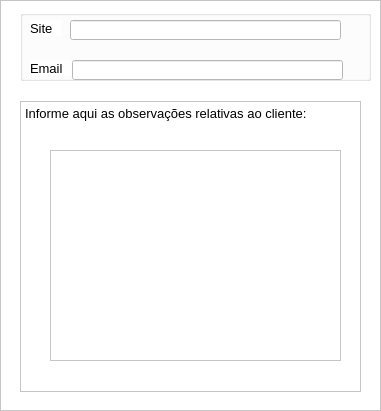
         <widget class="QFrame" name="frame_6">
          <property name="geometry">
           <rect>
            <x>929</x>
            <y>19</y>
            <width>381</width>
            <height>411</height>
           </rect>
          </property>
          <property name="styleSheet">
           <string notr="true">background-color: rgb(255, 255, 255);</string>
          </property>
          <property name="frameShape">
           <enum>QFrame::StyledPanel</enum>
          </property>
          <property name="frameShadow">
           <enum>QFrame::Raised</enum>
          </property>
          <widget class="QTextBrowser" name="textBrowser">
           <property name="geometry">
            <rect>
             <x>20</x>
             <y>101</y>
             <width>341</width>
             <height>291</height>
            </rect>
           </property>
           <property name="font">
            <font>
             <family>Arial</family>
             <pointsize>10</pointsize>
            </font>
           </property>
           <property name="html">
            <string>&lt;!DOCTYPE HTML PUBLIC &quot;-//W3C//DTD HTML 4.0//EN&quot; &quot;http://www.w3.org/TR/REC-html40/strict.dtd&quot;&gt;
&lt;html&gt;&lt;head&gt;&lt;meta name=&quot;qrichtext&quot; content=&quot;1&quot; /&gt;&lt;style type=&quot;text/css&quot;&gt;
p, li { white-space: pre-wrap; }
&lt;/style&gt;&lt;/head&gt;&lt;body style=&quot; font-family:'Arial'; font-size:10pt; font-weight:400; font-style:normal;&quot;&gt;
&lt;p style=&quot; margin-top:0px; margin-bottom:0px; margin-left:0px; margin-right:0px; -qt-block-indent:0; text-indent:0px;&quot;&gt;&lt;span style=&quot; font-family:'MS Shell Dlg 2';&quot;&gt;Informe aqui as observações relativas ao cliente:&lt;/span&gt;&lt;/p&gt;
&lt;p style=&quot;-qt-paragraph-type:empty; margin-top:0px; margin-bottom:0px; margin-left:0px; margin-right:0px; -qt-block-indent:0; text-indent:0px; font-family:'MS Shell Dlg 2';&quot;&gt;&lt;br /&gt;&lt;/p&gt;&lt;/body&gt;&lt;/html&gt;</string>
           </property>
          </widget>
          <widget class="QTextEdit" name="infoCliente">
           <property name="geometry">
            <rect>
             <x>50</x>
             <y>150</y>
             <width>291</width>
             <height>211</height>
            </rect>
           </property>
           <property name="font">
            <font>
             <pointsize>10</pointsize>
            </font>
           </property>
           <property name="styleSheet">
            <string notr="true">background-color: rgb(255, 255, 255);</string>
           </property>
          </widget>
          <widget class="QGroupBox" name="groupBox_33">
           <property name="geometry">
            <rect>
             <x>20</x>
             <y>10</y>
             <width>351</width>
             <height>71</height>
            </rect>
           </property>
           <property name="title">
            <string/>
           </property>
           <widget class="QLineEdit" name="lineEdit_50">
            <property name="geometry">
             <rect>
              <x>52</x>
              <y>50</y>
              <width>271</width>
              <height>20</height>
             </rect>
            </property>
            <property name="styleSheet">
             <string notr="true">background-color: rgb(255, 255, 255);</string>
            </property>
            <property name="text">
             <string/>
            </property>
           </widget>
           <widget class="QLabel" name="label_55">
            <property name="geometry">
             <rect>
              <x>10</x>
              <y>10</y>
              <width>31</width>
              <height>16</height>
             </rect>
            </property>
            <property name="font">
             <font>
              <family>Arial</family>
              <pointsize>10</pointsize>
             </font>
            </property>
            <property name="text">
             <string>Site</string>
            </property>
           </widget>
           <widget class="QLineEdit" name="siteCliente">
            <property name="geometry">
             <rect>
              <x>50</x>
              <y>10</y>
              <width>271</width>
              <height>20</height>
             </rect>
            </property>
            <property name="font">
             <font>
              <pointsize>10</pointsize>
             </font>
            </property>
            <property name="styleSheet">
             <string notr="true">background-color: rgb(202, 202, 202);
background-color: rgb(255, 255, 255);</string>
            </property>
            <property name="text">
             <string/>
            </property>
           </widget>
           <widget class="QLabel" name="label_56">
            <property name="geometry">
             <rect>
              <x>10</x>
              <y>50</y>
              <width>41</width>
              <height>16</height>
             </rect>
            </property>
            <property name="font">
             <font>
              <family>Arial</family>
              <pointsize>10</pointsize>
             </font>
            </property>
            <property name="text">
             <string>Email</string>
            </property>
           </widget>
          </widget>
         </widget>
